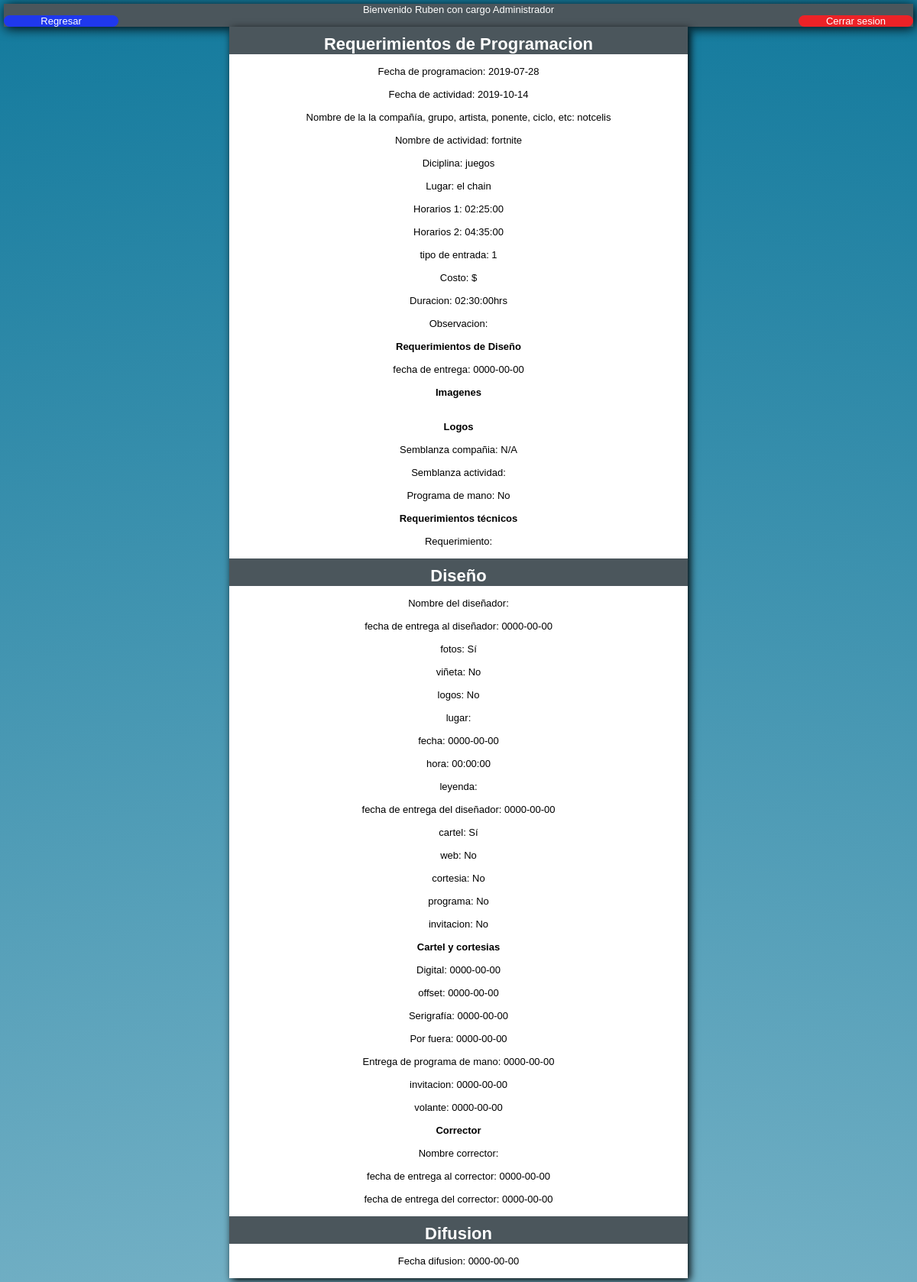
The page /vistas/activity.php?id=6 (signed in) on the database its author committed.
### tables this page shows
CREATE TABLE `Usuarios`
(
  `idUsuario` int(11) DEFAULT NULL AUTO_INCREMENT,
  `nombre` varchar(15) DEFAULT NULL,
  `username` varchar(15) DEFAULT NULL,
  `password` varchar(15) DEFAULT NULL,
  `idTipoUsuario` int(11) DEFAULT NULL,
   PRIMARY KEY (idUsuario),
   FOREIGN KEY (idTipoUsuario) REFERENCES TipoUsuarios(idTipoUsuario) ON DELETE CASCADE
);

CREATE TABLE `TipoUsuarios`
(
  `idTipoUsuario` int(11) DEFAULT NULL AUTO_INCREMENT,
  `nombreCargo` varchar(15) DEFAULT NULL,
  PRIMARY KEY (idTipoUsuario)
);

CREATE TABLE `Actividad`
(
  `idActividad` int(11) DEFAULT NULL AUTO_INCREMENT,
  `idProgramacion` int(11) DEFAULT NULL,
  `idDifusion` int(11) DEFAULT NULL,
  `idDiseno` int(11) DEFAULT NULL,
  PRIMARY KEY (idActividad),
  FOREIGN KEY (idProgramacion) REFERENCES Programacion(idProgramacion) ON DELETE CASCADE,
  FOREIGN KEY (idDifusion) REFERENCES Difusion(idDifusion) ON DELETE CASCADE,
  FOREIGN KEY (idDiseno) REFERENCES Diseno(idDiseno) ON DELETE CASCADE
);

CREATE TABLE `requerimientoActividad`
(
  `idRequerimientoActividad` int(11) DEFAULT NULL AUTO_INCREMENT,
  `fechaProgramacion` date DEFAULT NULL,
  `fechaEvento` date DEFAULT NULL,
  `nombreCompania` varchar(25) DEFAULT NULL,
  `nombreActividad` varchar(25) DEFAULT NULL,
  `disciplina` varchar(25) DEFAULT NULL,
  `lugar` varchar(25) DEFAULT NULL,
  `tipoEntrada` int(11) DEFAULT NULL,
  `costo` int(11) DEFAULT NULL,
  `duracion` time DEFAULT NULL,
  `observacion` varchar(500) DEFAULT NULL,
  PRIMARY KEY (idRequerimientoActividad)
);

CREATE TABLE `Horario`
(
  `idHorario` int(11) DEFAULT NULL AUTO_INCREMENT,
  `horario` time DEFAULT NULL,
  `idRequerimientoActividad` int(11),
  PRIMARY KEY (idHorario),
  FOREIGN KEY (idRequerimientoActividad) REFERENCES requerimientoActividad(idRequerimientoActividad)
);

CREATE TABLE `requerimientoDiseno`
(
  `idRequerimientoDiseno` int(11) DEFAULT NULL AUTO_INCREMENT,
  `fechaEntrega` date DEFAULT NULL,
  `semblanzaCompania` varchar(50) DEFAULT NULL,
  `semblanzaActividad` varchar(50) DEFAULT NULL,
  `programaMano` varchar(15) DEFAULT NULL,
  PRIMARY KEY (idRequerimientoDiseno)
);

create TABLE `fase2`
(
  `idFase2` int(11) DEFAULT NULL AUTO_INCREMENT,
  `nombreDisenador` varchar(25) DEFAULT NULL,
  `fechaEntra` date DEFAULT NULL,
  `fotos` int(2) DEFAULT NULL,
  `vineta` int(2) DEFAULT NULL,
  `logos` int(2) DEFAULT NULL,
  `lugar` varchar(25) DEFAULT NULL,
  `fecha` date DEFAULT NULL,
  `hora` time DEFAULT NULL,
  `leyenda` varchar(25) DEFAULT NULL,
  `fechaSalida` date DEFAULT NULL,
  `cartel` int(2) DEFAULT NULL,
  `web` int(2) DEFAULT NULL,
  `cortesias` int(2) DEFAULT NULL,
  `programa` int(2) DEFAULT NULL,
  `invitacion` int(2) DEFAULT NULL,
  PRIMARY KEY (idfase2)
);

create TABLE `CartelyCortesias`
(
  `idCartelyCortesias` int(11) DEFAULT NULL AUTO_INCREMENT,
  `digital` date DEFAULT NULL,
  `offset` date DEFAULT NULL,
  `serigrafia` date DEFAULT NULL,
  `fuera` date DEFAULT NULL,
  `entregaPrograma` date DEFAULT NULL,
  `invitacion` date DEFAULT NULL,
  `volante` date DEFAULT NULL,
  PRIMARY KEY(idCartelyCortesias)
);

create TABLE `Corrector`
(
  `idCorrector` int(11) DEFAULT NULL AUTO_INCREMENT,
  `fechaEntra` date DEFAULT NULL,
  `nombreCorrector` varchar(25) DEFAULT NULL,
  `fechaSale` date DEFAULT NULL,
  PRIMARY KEY(idCorrector)
);

create TABLE `Difusion`
(
  `idDifusion` int(11) DEFAULT NULL AUTO_INCREMENT,
  `fechaDifusion` date DEFAULT NULL,
  PRIMARY KEY(idDifusion)
);

### includes/user.php (called while the page is built, shortened)
<?php
include 'db.php';
class User extends DB
{
	private $nombre;
	private $cargo;
	public function setUser($user)
	{
		$query = $this->connect()->prepare('SELECT u.nombre,u.username,t.nombreCargo
											FROM usuarios u, tipousuarios t
											WHERE u.idTipoUsuario = t.idTipoUsuario
											AND username = :user');
		$query->execute(['user' => $user]);
		foreach($query as $currentUser)
		{
			$this->nombre = $currentUser['nombre'];
			$this->cargo = $currentUser['nombreCargo'];
		}
	}
	public function getNombre()
	{
		return $this->nombre;
	}
	public function getCargo()
	{
		return $this->cargo;
	}
}
?>

### includes/db.php (called while the page is built)
<?php
class DB
{
	private $host;
	private $db;
	private $user;
	private $password;
	private $charset;
	public function __construct()
	{
		$this->host = 'localhost';
		$this->db = 'prueba';
		$this->user = 'root';
		$this->password = 'QQWWEERR1';
		$this->charset = 'utf8mb4';
	}
	public function connect()
	{
		try
		{
			$connection = "mysql:host=" . $this->host . ";dbname=" . $this->db . ";charset=" . $this->charset;
			$options = [PDO::ATTR_ERRMODE => PDO::ERRMODE_EXCEPTION,
						PDO::ATTR_EMULATE_PREPARES => false,];
			$pdo = new PDO($connection,$this->user,$this->password,$options);
			return $pdo;
		}
		catch(PDOException $e)
		{
			print_r("Error connection: " . $e->getMessage());
		}
	}
}
?>

### vistas/activity.php (the view, shortened to what this page needs)
<?php
    include_once '../includes/user.php';
    include_once '../includes/db.php';
    $userSession = new UserSession();
    $user = new User();
    if(isset($_SESSION['user']))
    {
        $user->setUser($userSession->getCurrentUser());
    }
    else
    {
        header("location: ../index.php");
    }
?>
<!DOCTYPE html>
<html>
    <head>
        <link rel="stylesheet" href="../styles/activityStylo.css">
    </head>
    <body>
        <header>
            <?php echo "<p>Bienvenido ".$user->getNombre()." con cargo ".$user->getCargo()."</p>"?>
            <a id = "botonRegresar" href="calendar.php">Regresar</a>
            <a id = "botonSalir" href="../includes/logout.php">Cerrar sesion</a>
        </header>
        <form>
        <div id="inicioSesion">
        <?php
            $db = new DB();
            if(isset($_GET['id']))
            {
                $id = $_GET['id'];
                $query = $db->connect()->prepare("SELECT *
                                                  FROM actividad a, programacion b, diseno c, difusion d,
                                                  requerimientoActividad e, requerimientodiseno f,
                                                  requerimientotecnico g, requerimientopago h,
                                                  fase2 i, cartelycortesias j,
                                                  corrector k
                                                  WHERE a.idProgramacion = b.idProgramacion
                                                  AND a.idDiseno = c.iddiseno
                                                  AND a.idDifusion = d.idDifusion
                                                  AND b.idRequerimientoActividad = e.idRequerimientoActividad
                                                  AND b.idRequerimientoDiseno = f.idRequerimientoDiseno
                                                  AND b.idRequerimientoTecnico = g.idRequerimientoTecnico
                                                  AND b.idRequerimientoPago = h.idRequerimientoPago
                                                  and c.idfase2 = i.idfase2
                                                  and c.idcartelycortesias = j.idcartelycortesias
                                                  AND c.idcorrector = k.idcorrector
                                                  AND a.idActividad = $id;
                                                  ");
                $query->execute();
                $query->setFetchMode(PDO::FETCH_NUM);
                $result = $query->fetchAll();
                if($query->rowCount())
                {
                    echo "<h1 id='cabecera'>Requerimientos de Programacion</h1><br>";
                    echo "<p>Fecha de programacion: ".$result[0][16]."</p><br>";
                    echo "<p>Fecha de actividad: ".$result[0][17]."</p><br>";
                    echo "<p>Nombre de la la compañía, grupo, artista, ponente, ciclo, etc: ".$result[0][18]."</p><br>";
                    echo "<p>Nombre de actividad: ".$result[0][19]."</p><br>";
                    echo "<p>Diciplina: ".$result[0][20]."</p><br>";
                    echo "<p>Lugar: ".$result[0][21]."</p><br>";
                    $query1 = $db->connect()->prepare("SELECT h.horario
                                                       FROM Actividad a, Programacion p, requerimientoActividad r, horario h
                                                       WHERE a.idProgramacion = p.idProgramacion
                                                       AND p.idRequerimientoActividad = r.idRequerimientoActividad
                                                       AND r.idRequerimientoActividad = h.idRequerimientoActividad
                                                       AND a.idActividad = $id;");
                    $query1->execute();
                    $query1->setFetchMode(PDO::FETCH_NUM);
                    $result1 = $query1->fetchAll();
                    for($i = 0 ; $i < count($result1) ; $i++)
                        echo "<p>Horarios ".($i+1).": ".$result1[$i][0]."</p><br>";
                    echo "<p>tipo de entrada: ".$result[0][22]."</p><br>";
                    echo "<p>Costo: $".$result[0][23]."</p><br>";
                    echo "<p>Duracion: ".$result[0][24]."hrs</p><br>";
                    echo "<p>Observacion: ".$result[0][25]."</p><br>";
                    echo "<h3>Requerimientos de Diseño</h3><br>";
                    echo "<p>fecha de entrega: ".$result[0][27]."</p><br>";
                    echo "<h2>Imagenes</h2><br>";
                    echo "<br><h2>Logos</h2><br>";
                    if($result[0][28] == "")
                    {
                        echo "<p>Semblanza compañia: N/A</p><br>";
                    }else
                    {
                        echo "<p>Semblanza compañia: ".utf8_decode($result[0][28])."</p><br>";
                    }
                    echo "<p>Semblanza actividad: ".utf8_decode($result[0][29])."</p><br>";
                    echo "<p>Programa de mano: ";
                    if($result[0][30] == 0)
                    echo "No";
                    else echo"Sí";
                    echo "</p><br>";
                    echo "<h3>Requerimientos técnicos</h3><br>";
                    echo "<p>Requerimiento: ".utf8_decode($result[0][32])."</p><br>";
                    echo "<h1 id='cabecera'>Diseño</h1><br>";
                    echo "<p>Nombre del diseñador: ".$result[0][39]."</p><br>";
                    echo "<p>fecha de entrega al diseñador: ".$result[0][40]."</p><br>";
                    echo "<p>fotos: ";
                    if($result[0][40] == 0)echo "No";
                    else echo "Sí";
                    echo "</p><br>";
                    echo "<p>viñeta: ";
                    if($result[0][41] == 0)echo "No";
                    else echo "Sí";
                    echo "</p><br>";
                    echo "<p>logos: ";
                    if($result[0][42] == 0)echo "No";
                    else echo "Sí";
                    echo "</p><br>";
                    echo "<p>lugar: ".$result[0][44]."</p><br>";
                    echo "<p>fecha: ".$result[0][45]."</p><br>";
                    echo "<p>hora: ".$result[0][46]."</p><br>";
                    echo "<p>leyenda: ".$result[0][47]."</p><br>";
                    echo "<p>fecha de entrega del diseñador: ".$result[0][48]."</p><br>";
                    echo "<p>cartel: ";
                    if($result[0][48] == 0)echo "No";
                    else echo "Sí";
                    echo "</p><br>";
                    echo "<p>web: ";
                    if($result[0][49] == 0)echo "No";
                    else echo "Sí";
                    echo "</p><br>";
                    echo "<p>cortesia: ";
                    if($result[0][50] == 0)echo "No";
                    else echo "Sí";
                    echo "</p><br>";
                    echo "<p>programa: ";
                    if($result[0][51] == 0)echo "No";
                    else echo "Sí";
                    echo "</p><br>";
                    echo "<p>invitacion: ";
                    if($result[0][52] == 0)echo "No";
                    else echo "Sí";
                    echo "</p><br>";
                    echo "<h3>Cartel y cortesias</h3><br>";
                    echo "<p>Digital: ".$result[0][55]."</p><br>";
                    echo "<p>offset: ".$result[0][56]."</p><br>";
                    echo "<p>Serigrafía: ".$result[0][57]."</p><br>";
                    echo "<p>Por fuera: ".$result[0][58]."</p><br>";
                    echo "<p>Entrega de programa de mano: ".$result[0][59]."</p><br>";
                    echo "<p>invitacion: ".$result[0][60]."</p><br>";
                    echo "<p>volante: ".$result[0][61]."</p><br>";
                    echo "<h3>Corrector</h3><br>";
                    echo "<p>Nombre corrector: ".utf8_decode(utf8_encode($result[0][64]))."</p><br>";
                    echo "<p>fecha de entrega al corrector: ".$result[0][63]."</p><br>";
                    echo "<p>fecha de entrega del corrector: ".$result[0][65]."</p><br>";
                    echo "<h1 id='cabecera'>Difusion</h1><br>";
                    echo "<p>Fecha difusion: ".$result[0][14]."</p><br>";
                }
                else
                {
                    echo "Hubo un error al cargar la actividad";
                }
            }
            else
            {
                header("location: ../vistas/calendar.php");
            }
            ?>
        </div>
        </form>
    </body>
</html>

### styles/activityStylo.css (style rules this page uses)
* { padding: 0px; margin: 0px; font-family: Verdana, Geneva, Tahoma, sans-serif; font-size: 13px; }
body { display:flexbox; flex-direction: column; background-image: radial-gradient(circle,rgb(255,255,255),rgb(19,122,157)); background-repeat: no-repeat; background-size: 100% 500%; text-align: center; margin: 5px; }
header { background-color: rgb(75,86,92); height: 30px; color: white; font-size: 20px; display: grid; grid-template-columns: 150px 1fr 150px; box-shadow: 2px 2px 15px black; }
header p { grid-column: 2/3; }
#botonRegresar { grid-column: 1/2; background-color: rgb(31,56,237); color: white; text-align: center; width: 150px; text-decoration: none; border-radius: 8px; }
#botonSalir { grid-column: 3/4; background-color: rgb(236,34,39); color: white; text-align: center; width: 150px; text-decoration: none; border-radius: 8px; }
#cabecera { background-color: rgb(75,86,92); color: white; height: 20%; width: 100%; padding-top: 10px; font-size: 22px; }
#inicioSesion { margin: auto; grid-area: b; background-color: white; width: 600px; height: 100%; box-shadow: 3px 3px 10px; }

### rows shown on the page
usuarios: nombre "Ruben", idTipoUsuario.nombreCargo "Administrador"
actividad: requerimientoactividad.fechaProgramacion "2019-07-28", requerimientoactividad.fechaEvento "2019-10-14", requerimientoactividad.nombreCompania "notcelis", requerimientoactividad.nombreActividad "fortnite", requerimientoactividad.disciplina "juegos", requerimientoactividad.lugar "el chain", requerimientoactividad.tipoEntrada "1", requerimientoactividad.duracion "02:30:00", requerimientodiseno.fechaEntrega "0000-00-00", fase2.fechaEntra "0000-00-00", fase2.fecha "0000-00-00", fase2.hora "00:00:00", fase2.fechaSalida "0000-00-00", cartelycortesias.digital "0000-00-00", cartelycortesias.offset "0000-00-00", cartelycortesias.serigrafia "0000-00-00", cartelycortesias.fuera "0000-00-00", cartelycortesias.entregaPrograma "0000-00-00", cartelycortesias.invitacion "0000-00-00", cartelycortesias.volante "0000-00-00", corrector.fechaEntra "0000-00-00", corrector.fechaSale "0000-00-00", idDifusion.fechaDifusion "0000-00-00"
horario: horario "02:25:00"
horario: horario "04:35:00"
